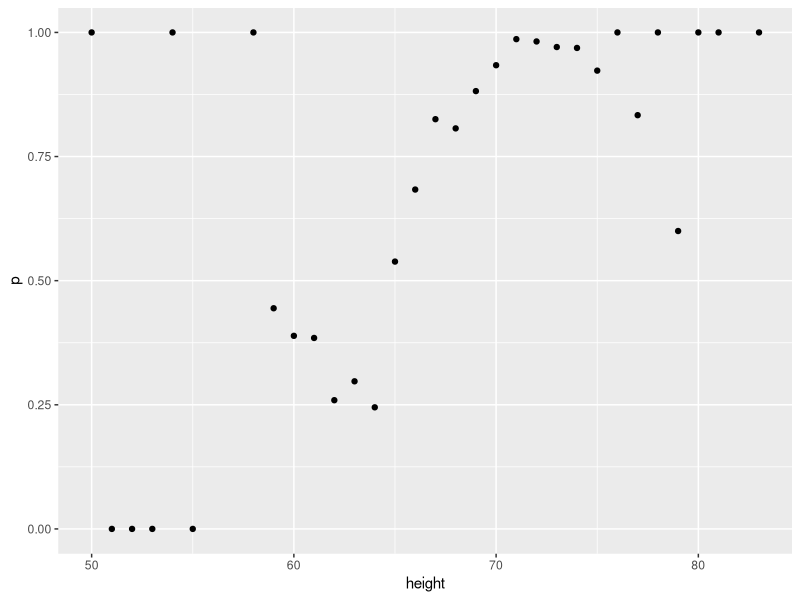
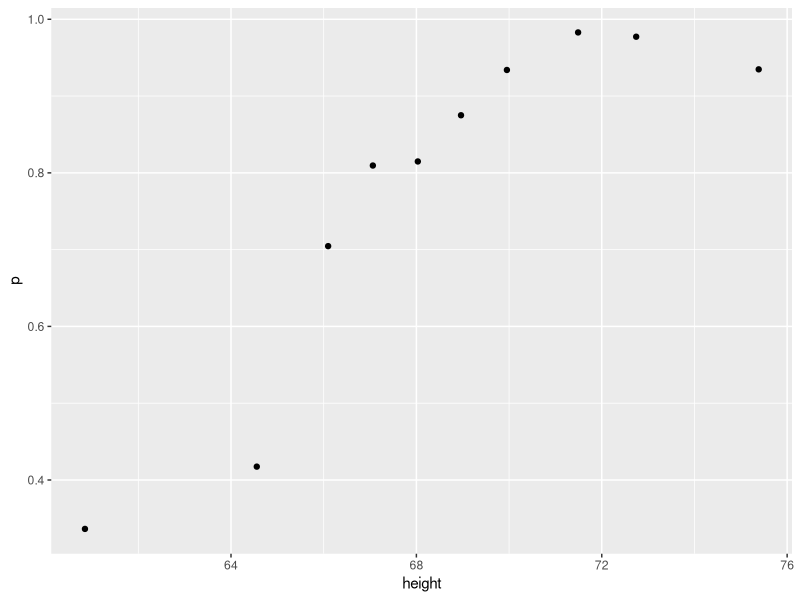
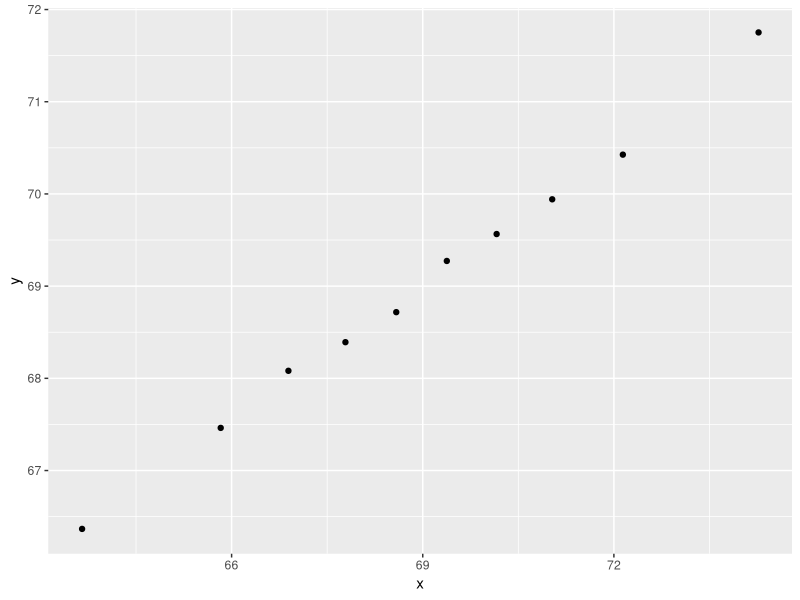

Reproduce these figures in R, in order.
library(caret)
library(tidyverse)
library(dslabs)
library(dplyr)
library(ggrepel)
library(lubridate)


data("heights")

#Q6
# MISSING CODE
heights %>% mutate(height = round(height)) %>% group_by(height) %>% summarize(p = mean(sex == "Male")) %>% 
#
qplot(height, p, data =.)


#Q7
ps <- seq(0, 1, 0.1)
heights %>% 
  # MISSING CODE
  mutate(g = cut(height, quantile(height, ps), include.lowest = TRUE)) %>%
  #
  group_by(g) %>%
  summarize(p = mean(sex == "Male"), height = mean(height)) %>%
  qplot(height, p, data =.)


#Q8
cat("\014")
Sigma <- 9*matrix(c(1,0.5,0.5,1), 2, 2)
dat <- MASS::mvrnorm(n = 10000, c(69, 69), Sigma) %>%
  data.frame() %>% setNames(c("x", "y"))


ps <- seq(0, 1, 0.1)
dat %>% 
  # MISSING CODE
  mutate(g = cut(x, quantile(x, ps), include.lowest = TRUE)) %>%
  group_by(g) %>%
  summarize(y = mean(y), x = mean(x)) %>%
  #
  qplot(x, y, data =.)
